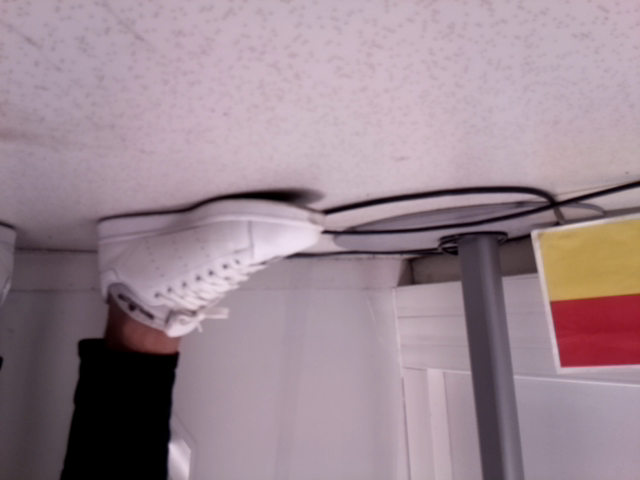
#> input picture src/images/3.png, 640 x 480 px; its folder holds 4 pictures in this run
$ python image_tester.py 3
#> lines starting #> are read from the running program, lines starting #| are printed output that depends on the picture; after the words box and inside, x2 and y2 are one past the last pixel; in counts of white or black regions, pixels touching at a corner belong together
#> further down, frame is the input picture: shape (480, 640, 3); mean B, G, R 145.4, 135.5, 155.2
import cv2
from math import atan2, degrees
import sys


def color_profiles(n):
    if n == 0:
        name = "Bleu"
        hsv_lower = (95, 100, 20)
        hsv_upper = (115, 255, 255)
        return (name, hsv_lower, hsv_upper)

    if n == 1:
        name = "Rouge"
        hsv_lower = (0, 100, 50)
        hsv_upper = (10, 255, 255)
        return (name, hsv_lower, hsv_upper)

    if n == 2:
        name = "Vert"
        hsv_lower = (50, 50, 20)
        hsv_upper = (100, 255, 255)
        return (name, hsv_lower, hsv_upper)

    if n == 3:
        name = "Jaune"
        hsv_lower = (10, 100, 50)
        hsv_upper = (50, 255, 255)
        return (name, hsv_lower, hsv_upper)


def get_masks_color(frame):
    masks = []

    hsv = cv2.cvtColor(frame, cv2.COLOR_BGR2HSV)
#> hsv: shape (480, 640, 3); mean H, S, V 149.4, 36.9, 155.3

    number = 0
    for i in range(4):
        _, hsv_lower, hsv_upper = color_profiles(i)
        mask = cv2.inRange(hsv, hsv_lower, hsv_upper)
        mask = cv2.erode(mask, None, iterations=4)
        mask = cv2.dilate(mask, None, iterations=4)

        elements, _ = cv2.findContours(
            mask, cv2.RETR_EXTERNAL, cv2.CHAIN_APPROX_SIMPLE)

        if len(elements) > 0:
            number += 1

        masks.append(mask)
#> this loop made 4 passes
#> pass 2, in get_masks_color, `mask = cv2.inRange(hsv, hsv_lower, hsv_upper)`:
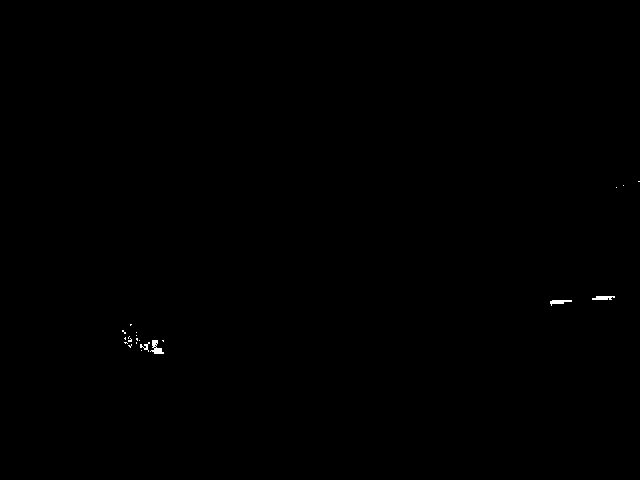
#> mask: shape (480, 640); 0.11% white; 21 white regions (17 under 20 px), largest, box (x1, y1, x2, y2) and area: (150, 340, 164, 354) 96, (592, 296, 615, 300) 74, (550, 300, 572, 306) 72, (140, 342, 150, 352) 36
#> after the loop:
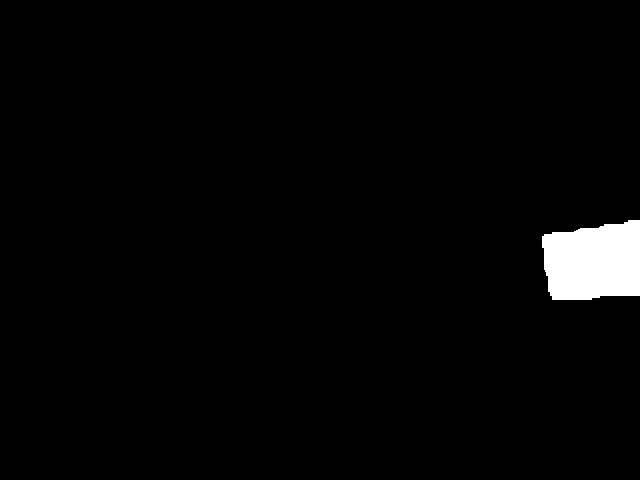
#> mask: shape (480, 640); 2.2% white; 1 white region, box (x1, y1, x2, y2) and area: (542, 220, 640, 300) 6691
#> after the loop, masks = 4 items; number = 1

    return masks, number


def get_position_balise(frame):
    masks, number = get_masks_color(frame)
#> masks = 4 items; number = 1

    if number < 3:
        return -1, -1

    mask = (masks[0] | masks[1]) | (masks[2] | masks[3])

    mask = cv2.erode(mask, None, iterations=4)
    mask = cv2.dilate(mask, None, iterations=4)

    elements, _ = cv2.findContours(
        mask, cv2.RETR_EXTERNAL, cv2.CHAIN_APPROX_SIMPLE)

    c = max(elements, key=cv2.contourArea)

    ((x, y), r) = cv2.minEnclosingCircle(c)

    cv2.circle(frame, (int(x), int(y)), int(r), (0, 255, 255), 2)

    return x, y


def get_angle_orientation_balise(frame):
    (x, y) = get_position_balise(frame)
#> x = -1; y = -1

    if x == -1:
        return 0, 0

    y = frame.shape[1] - y

    sign = x - (frame.shape[0] / 2)

    if y == 0:
        if sign < 0:
            return 90, 1

        return 90, 0

    angle = atan2(abs(sign), y)

    return degrees(angle), 1 if sign < 0 else 0


n = int(sys.argv[1])

frame = cv2.imread("images/{}.png".format(n))
print(get_angle_orientation_balise(frame))
#| (0, 0)


cv2.imshow("Hey", frame)
cv2.waitKey(0)
cv2.destroyAllWindows()
